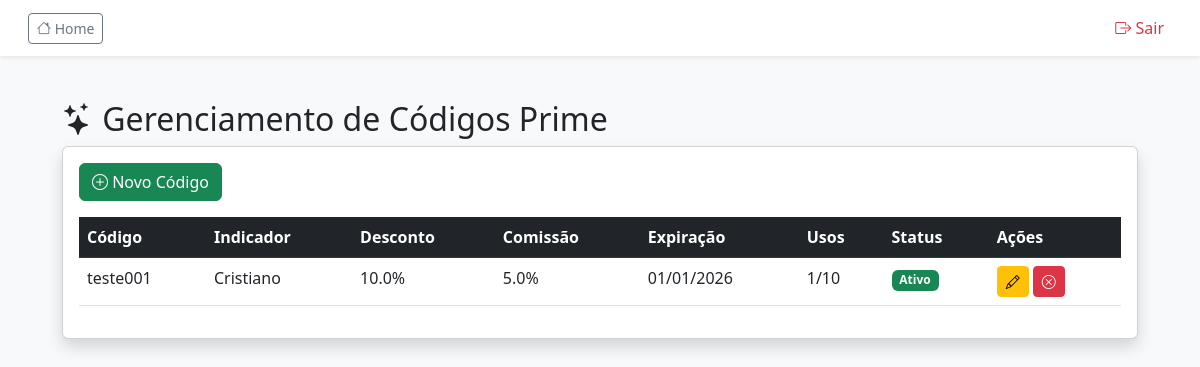
The page /admin/prime-codes (signed in) on the database its author committed.
### app.py (models this page shows, shortened)
class PrimeCode(db.Model):
    __tablename__ = 'prime_codes'
    id = db.Column(db.Integer, primary_key=True)
    codigo = db.Column(db.String(50), unique=True, nullable=False)
    indicador_id = db.Column(db.Integer, db.ForeignKey('users.id'), nullable=False)
    percentual_desconto = db.Column(db.Float, nullable=False)
    percentual_comissao = db.Column(db.Float, nullable=False)
    data_criacao = db.Column(db.DateTime, default=datetime.utcnow)
    data_expiracao = db.Column(db.DateTime)
    ativo = db.Column(db.Boolean, default=True)
    usos_maximos = db.Column(db.Integer, default=1)
    usos_atuais = db.Column(db.Integer, default=0)
    indicador = db.relationship('User', foreign_keys=[indicador_id], backref='codigos_prime')

class User(db.Model, UserMixin):
    __tablename__ = 'users'
    id = db.Column(db.Integer, primary_key=True)
    nome = db.Column(db.String(100), nullable=False)
    email = db.Column(db.String(100), unique=True, nullable=False)
    senha_hash = db.Column(db.String(128), nullable=False)
    telefone = db.Column(db.String(20))
    endereco = db.Column(db.String(200))
    bairro = db.Column(db.String(100))
    cidade = db.Column(db.String(100))
    estado = db.Column(db.String(2))
    cep = db.Column(db.String(10))
    data_nascimento = db.Column(db.Date)
    data_registro = db.Column(db.DateTime, default=datetime.utcnow)
    ativo = db.Column(db.Boolean, default=True, nullable=False)
    is_admin = db.Column(db.Boolean, default=False, nullable=False)
    ultimo_login = db.Column(db.DateTime)
    email_confirmado = db.Column(db.Boolean, default=False)
    avatar = db.Column(db.String(200))
    prime_code = db.Column(db.String(50))
    indicador_id = db.Column(db.Integer, db.ForeignKey('users.id'))
    desconto_prime = db.Column(db.Float, default=0.0)
    saldo_comissoes = db.Column(db.Float, default=0.0)
    indicado_por = db.relationship('User', remote_side=[id], backref='indicados')
    comissoes_recebidas = db.relationship('Comissao', foreign_keys='Comissao.indicador_id', back_populates='indicador', lazy=True)
    pedidos = db.relationship('Pedido', backref='usuario', lazy=True)

### app.py (the view)
@app.route('/admin/prime-codes')
@login_required
def admin_prime_codes():
    if not current_user.is_admin:
        abort(403)
    codes = PrimeCode.query.order_by(PrimeCode.data_criacao.desc()).all()
    return render_template('admin_prime_codes.html', codes=codes)

### app.py (called while the page is built)
@login_manager.user_loader
def load_user(user_id):
    return db.session.get(User, int(user_id))

@app.context_processor
def inject_cart_total():
    cart_total = sum(item['quantidade'] for item in session.get('carrinho', {}).values())
    return {'cart_total_items': cart_total}

@app.before_request
def proteger_sessao():
    session.modified = True
    if 'carrinho' not in session:
        session['carrinho'] = {}

@app.context_processor
def inject_obter_estoque_produto():
    return {'obter_estoque_produto': obter_estoque_produto}

### templates/admin_prime_codes.html
{% extends "base.html" %}
{% block content %}
<div class="container mt-4">
    <h2><i class="bi bi-stars"></i> Gerenciamento de Códigos Prime</h2>
    <div class="card shadow mb-4">
        <div class="card-body">
            <a href="{{ url_for('admin_novo_prime_code') }}" class="btn btn-success mb-3">
                <i class="bi bi-plus-circle"></i> Novo Código
            </a>
            <div class="table-responsive">
                <table class="table table-hover">
                    <thead class="table-dark">
                        <tr>
                            <th>Código</th>
                            <th>Indicador</th>
                            <th>Desconto</th>
                            <th>Comissão</th>
                            <th>Expiração</th>
                            <th>Usos</th>
                            <th>Status</th>
                            <th>Ações</th>
                        </tr>
                    </thead>
                    <tbody>
                        {% for code in codes %}
                        <tr>
                            <td>{{ code.codigo }}</td>
                            <td>
                                {% if code.indicador %}
                                    {{ code.indicador.nome }}
                                {% else %}
                                    <span class="text-danger">Indicador removido</span>
                                {% endif %}
                            </td>
                            <td>{{ code.percentual_desconto }}%</td>
                            <td>{{ code.percentual_comissao }}%</td>
                            <td>
                                {% if code.data_expiracao %}
                                    {{ code.data_expiracao.strftime('%d/%m/%Y') }}
                                {% else %}
                                    -
                                {% endif %}
                            </td>
                            <td>{{ code.usos_atuais }}/{{ code.usos_maximos }}</td>
                            <td>
                                <span class="badge bg-{% if code.ativo %}success{% else %}danger{% endif %}">
                                    {% if code.ativo %}Ativo{% else %}Inativo{% endif %}
                                </span>
                            </td>
                            <td>
                                <a href="{{ url_for('admin_editar_prime_code', code_id=code.id) }}"
                                   class="btn btn-sm btn-warning">
                                    <i class="bi bi-pencil"></i>
                                </a>
                                <form method="POST" action="{{ url_for('admin_toggle_prime_code', code_id=code.id) }}"
                                      class="d-inline">
                                    <button type="submit" class="btn btn-sm btn-{% if code.ativo %}danger{% else %}success{% endif %}">
                                        {% if code.ativo %}
                                            <i class="bi bi-x-circle"></i>
                                        {% else %}
                                            <i class="bi bi-check-circle"></i>
                                        {% endif %}
                                    </button>
                                </form>
                            </td>
                        </tr>
                        {% endfor %}
                    </tbody>
                </table>
            </div>
        </div>
    </div>
</div>
{% endblock %}

### rows shown on the page
PrimeCode: codigo "teste001", indicador.nome "Cristiano", percentual_desconto "10.0", percentual_comissao "5.0", data_expiracao "01/01/2026", usos_atuais "1", usos_maximos "10", ativo "Ativo"
